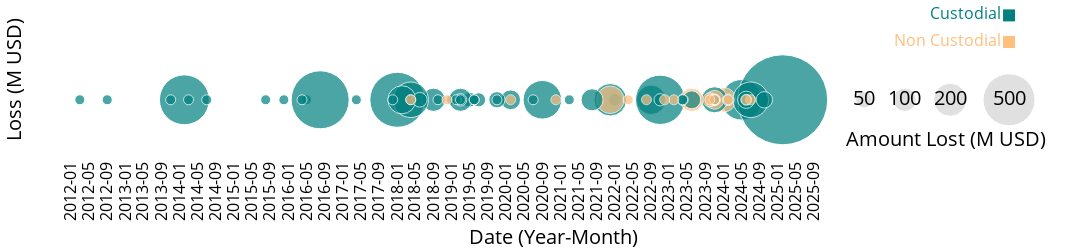

Notebook cell for this chart:
### Code cell
import pandas as pd
import plotly.graph_objects as go

# Load the CSV file
file_path = 'incidents.csv'  # Update with the correct file path if necessary
df = pd.read_csv(file_path)

# Data cleaning: Convert 'Funds Lost' to numeric and 'Date' to datetime
df['Funds Lost'] = df['Funds Lost'].str.replace(',', '').astype(float)
df['Date'] = pd.to_datetime(df['Date'], dayfirst=True)

# Generate four‑month intervals for each year to create period labels
df['Year'] = df['Date'].dt.year
df['Month'] = df['Date'].dt.month
df['Quarter'] = (df['Month'] - 1) // 4
df['Year-Month'] = (
    df['Year'].astype(str) + '-'
    + df['Quarter'].map({0: '01', 1: '05', 2: '09'})
)
df = df.sort_values(by=['Year', 'Quarter'])
df['Year-Month-Full'] = df['Date'].dt.strftime('%Y-%m')

# Ensure the dataset has a "Custody" column; if not, default all rows to "Non-Custodial"
if 'Custody' not in df.columns:
    df['Custody'] = "Non-Custodial"

# Separate the data into four‑month intervals and intermediate months
mask = df['Month'].isin([1, 5, 9])
four_df = df[mask].drop_duplicates(subset=['Year-Month'], keep='first').copy()
inter_df = df[~mask].copy()

# Generate a full range of period labels from min to max year
all_periods = pd.date_range(
    start=f"{df['Year'].min()}-01",
    end=f"{df['Year'].max()}-12",
    freq='4M'
).strftime('%Y-%m').tolist()
base = pd.DataFrame({'Year-Month': all_periods})

# Merge & sort (Code A approach)
full_df = (
    base
    .merge(four_df, on='Year-Month', how='left')
    .fillna({'Funds Lost': 0, 'Custody': "Non-Custodial"})
    .sort_values(by='Funds Lost', ascending=False)
)
inter_df = inter_df.sort_values(by='Funds Lost', ascending=False)

# Sizeref calculation (bubbles sized in M USD)
max_f = df['Funds Lost'].max() / 1e6
sizeref = 2. * max_f / (90**2)

# Colours
cust_col = "#008080"
noncust_col = "#FEBE7E"
colors_full = [cust_col if c == "Custodial" else noncust_col for c in full_df['Custody']]
colors_int  = [cust_col if c == "Custodial" else noncust_col for c in inter_df['Custody']]

# Build figure
fig = go.Figure()
y0 = -0.05

# Four‑month bubbles
fig.add_trace(go.Scatter(
    x=full_df['Year-Month'], y=[y0]*len(full_df),
    mode='markers',
    marker=dict(
        size=full_df['Funds Lost'] / 1e6,
        sizemode='area', sizeref=sizeref, sizemin=5,
        color=colors_full
    ),
    text=[
        f"Date: {ym}, Funds Lost: ${fund:.2f}M"
        for ym, fund in zip(full_df['Year-Month'], full_df['Funds Lost'] / 1e6)
    ],
    showlegend=False
))

# Intermediate bubbles
fig.add_trace(go.Scatter(
    x=inter_df['Year-Month-Full'], y=[y0]*len(inter_df),
    mode='markers',
    marker=dict(
        size=inter_df['Funds Lost'] / 1e6,
        sizemode='area', sizeref=sizeref, sizemin=5,
        color=colors_int
    ),
    text=[
        f"Date: {ym}, Funds Lost: ${fund:.2f}M"
        for ym, fund in zip(inter_df['Year-Month-Full'], inter_df['Funds Lost'] / 1e6)
    ],
    showlegend=False
))

# Custom bubble-size legend
legend_x = ['2026-08', '2027-05', '2028-03', '2029-04']
legend_sz = [50, 100, 200, 500]
legend_lbl= ['50', '100', '200', '500']

fig.add_trace(go.Scatter(
    x=legend_x, y=[y0]*len(legend_x),
    mode='markers+text',
    marker=dict(
        size=legend_sz, sizemode='area', sizeref=sizeref, sizemin=5,
        color="#D3D3D3"
#         4d4d4d
    ),
    text=legend_lbl,
    textposition='middle center',
    textfont=dict(size=20, color='black'),
    showlegend=False
))

# "Amount Lost" annotation
fig.add_annotation(
    x='2028-02', y=0.025, yref='paper',
    text="Amount Lost (M USD)",
    showarrow=False,
    font=dict(size=20, color='black')
)

# ——— Custody labels with square icons to the right of text ———
label_y = -0.355

# Custodial
fig.add_trace(go.Scatter(
    x=["2029-04"], y=[0.045],
    mode='text+markers',
    text=["Custodial"],
    textposition='middle left',      # text on left, marker on right
    textfont=dict(size=16, color=cust_col),
    marker=dict(symbol='square', size=12, color=cust_col),
    showlegend=False
))

# Non‑Custodial
fig.add_trace(go.Scatter(
    x=["2029-04"], y=[0.015],
    mode='text+markers',
    text=["Non Custodial"],
    textposition='middle left',
    textfont=dict(size=16, color=noncust_col),
    marker=dict(symbol='square', size=12, color=noncust_col),
    showlegend=False
))
# ————————————————————————————————————————————————————————————

# Layout
fig.update_layout(
    xaxis=dict(
        title='Date (Year-Month)',
        tickmode='array', tickvals=all_periods, ticktext=all_periods,
        tickangle=-90, tickfont=dict(size=16, color='black'),
        titlefont=dict(size=20, color='black')
    ),
    yaxis=dict(
        title='Loss (M USD)', visible=True, showticklabels=False,
        titlefont=dict(size=20, color='black'), title_standoff=0
    ),
    paper_bgcolor='white', plot_bgcolor='white',
    height=250, width=1100,
    margin=dict(l=0, r=0, t=0, b=0)
)

# Save & show
fig.write_image("Timeline_of_Wallet_Hacks.pdf", format='pdf', engine='kaleido', scale=8)

fig.show()

### Figure 1 — Plotly figure (JSON) as saved in the notebook; plotly's stock layout.template omitted (floating-point values rounded to 4 significant figures)
{"data": [{"marker": {"color": ["#008080", "#008080", "#008080", "#008080", "#FEBE7E", "#008080", "#008080", "#008080", "#008080", "#008080", "#008080", "#008080", "#008080", "#FEBE7E", "#FEBE7E", "#FEBE7E", "#FEBE7E", "#FEBE7E", "#FEBE7E", "#FEBE7E", "#FEBE7E", "#FEBE7E", "#FEBE7E", "#FEBE7E", "#FEBE7E", "#FEBE7E", "#FEBE7E", "#FEBE7E", "#FEBE7E", "#FEBE7E", "#FEBE7E", "#FEBE7E", "#FEBE7E", "#FEBE7E", "#FEBE7E", "#FEBE7E", "#FEBE7E", "#FEBE7E", "#FEBE7E", "#FEBE7E", "#FEBE7E", "#FEBE7E"], "size": [560, 305, 275, 160, 112.5, 100, 52, 40, 30, 8, 2.14, 0.25, 0.027, 0, 0, 0, 0, 0, 0, 0, 0, 0, 0, 0, 0, 0, 0, 0, 0, 0, 0, 0, 0, 0, 0, 0, 0, 0, 0, 0, 0, 0], "sizemin": 5, "sizemode": "area", "sizeref": 0.3704}, "mode": "markers", "showlegend": false, "text": ["Date: 2018-01, Funds Lost: $560.00M", "Date: 2024-05, Funds Lost: $305.00M", "Date: 2020-09, Funds Lost: $275.00M", "Date: 2022-09, Funds Lost: $160.00M", "Date: 2024-01, Funds Lost: $112.50M", "Date: 2018-09, Funds Lost: $100.00M", "Date: 2024-09, Funds Lost: $52.00M", "Date: 2019-05, Funds Lost: $40.00M", "Date: 2022-01, Funds Lost: $30.00M", "Date: 2023-09, Funds Lost: $8.00M", "Date: 2016-05, Funds Lost: $2.14M", "Date: 2012-09, Funds Lost: $0.25M", "Date: 2019-01, Funds Lost: $0.03M", "Date: 2023-05, Funds Lost: $0.00M", "Date: 2023-01, Funds Lost: $0.00M", "Date: 2020-01, Funds Lost: $0.00M", "Date: 2022-05, Funds Lost: $0.00M", "Date: 2021-09, Funds Lost: $0.00M", "Date: 2021-05, Funds Lost: $0.00M", "Date: 2021-01, Funds Lost: $0.00M", "Date: 2025-01, Funds Lost: $0.00M", "Date: 2025-05, Funds Lost: $0.00M", "Date: 2020-05, Funds Lost: $0.00M", "Date: 2012-01, Funds Lost: $0.00M", "Date: 2019-09, Funds Lost: $0.00M", "Date: 2012-05, Funds Lost: $0.00M", "Date: 2013-01, Funds Lost: $0.00M", "Date: 2013-05, Funds Lost: $0.00M", "Date: 2013-09, Funds Lost: $0.00M", "Date: 2014-01, Funds Lost: $0.00M", "Date: 2014-05, Funds Lost: $0.00M", "Date: 2014-09, Funds Lost: $0.00M", "Date: 2015-01, Funds Lost: $0.00M", "Date: 2015-05, Funds Lost: $0.00M", "Date: 2015-09, Funds Lost: $0.00M", "Date: 2016-01, Funds Lost: $0.00M", "Date: 2016-09, Funds Lost: $0.00M", "Date: 2017-01, Funds Lost: $0.00M", "Date: 2017-05, Funds Lost: $0.00M", "Date: 2017-09, Funds Lost: $0.00M", "Date: 2018-05, Funds Lost: $0.00M", "Date: 2025-09, Funds Lost: $0.00M"], "type": "scatter", "x": ["2018-01", "2024-05", "2020-09", "2022-09", "2024-01", "2018-09", "2024-09", "2019-05", "2022-01", "2023-09", "2016-05", "2012-09", "2019-01", "2023-05", "2023-01", "2020-01", "2022-05", "2021-09", "2021-05", "2021-01", "2025-01", "2025-05", "2020-05", "2012-01", "2019-09", "2012-05", "2013-01", "2013-05", "2013-09", "2014-01", "2014-05", "2014-09", "2015-01", "2015-05", "2015-09", "2016-01", "2016-09", "2017-01", "2017-05", "2017-09", "2018-05", "2025-09"], "y": [-0.05, -0.05, -0.05, -0.05, -0.05, -0.05, -0.05, -0.05, -0.05, -0.05, -0.05, -0.05, -0.05, -0.05, -0.05, -0.05, -0.05, -0.05, -0.05, -0.05, -0.05, -0.05, -0.05, -0.05, -0.05, -0.05, -0.05, -0.05, -0.05, -0.05, -0.05, -0.05, -0.05, -0.05, -0.05, -0.05, -0.05, -0.05, -0.05, -0.05, -0.05, -0.05]}, {"marker": {"color": ["#008080", "#008080", "#008080", "#008080", "#008080", "#008080", "#008080", "#008080", "#FEBE7E", "#008080", "#FEBE7E", "#008080", "#008080", "#008080", "#FEBE7E", "#008080", "#008080", "#008080", "#008080", "#008080", "#FEBE7E", "#008080", "#008080", "#008080", "#FEBE7E", "#008080", "#008080", "#008080", "#008080", "#FEBE7E", "#008080", "#008080", "#FEBE7E", "#FEBE7E", "#008080", "#FEBE7E", "#FEBE7E", "#FEBE7E", "#FEBE7E", "#FEBE7E", "#FEBE7E", "#008080", "#008080", "#008080", "#FEBE7E", "#008080", "#FEBE7E", "#008080", "#008080", "#008080", "#FEBE7E", "#008080", "#008080", "#008080", "#008080", "#FEBE7E", "#FEBE7E", "#008080", "#008080", "#FEBE7E", "#008080", "#008080", "#008080"], "size": [1500, 623, 460, 450, 235, 234, 196, 146, 140, 126, 100, 99, 90, 72.5, 66, 60, 55, 50, 49, 40, 37, 36.5, 29, 28, 27, 26.1, 23, 22, 16, 16, 13.6, 13, 12, 10, 9.5, 9.2, 8, 8, 8, 8, 7, 6, 5.7, 5.3, 5.1, 5, 5, 4.5, 3.5, 3.1, 2.3, 2, 1.65, 1.4, 1, 0.75, 0.65, 0.5, 0.23, 0.15, 0.1, 0.09, 0.05], "sizemin": 5, "sizemode": "area", "sizeref": 0.3704}, "mode": "markers", "showlegend": false, "text": ["Date: 2025-02, Funds Lost: $1500.00M", "Date: 2016-08, Funds Lost: $623.00M", "Date: 2014-02, Funds Lost: $460.00M", "Date: 2022-11, Funds Lost: $450.00M", "Date: 2024-07, Funds Lost: $235.00M", "Date: 2018-04, Funds Lost: $234.00M", "Date: 2021-12, Funds Lost: $196.00M", "Date: 2018-02, Funds Lost: $146.00M", "Date: 2021-12, Funds Lost: $140.00M", "Date: 2023-11, Funds Lost: $126.00M", "Date: 2023-06, Funds Lost: $100.00M", "Date: 2019-03, Funds Lost: $99.00M", "Date: 2021-08, Funds Lost: $90.00M", "Date: 2020-02, Funds Lost: $72.50M", "Date: 2023-11, Funds Lost: $66.00M", "Date: 2023-06, Funds Lost: $60.00M", "Date: 2024-06, Funds Lost: $55.00M", "Date: 2024-10, Funds Lost: $50.00M", "Date: 2019-11, Funds Lost: $49.00M", "Date: 2018-06, Funds Lost: $40.00M", "Date: 2023-10, Funds Lost: $37.00M", "Date: 2019-07, Funds Lost: $36.50M", "Date: 2019-03, Funds Lost: $29.00M", "Date: 2022-11, Funds Lost: $28.00M", "Date: 2023-11, Funds Lost: $27.00M", "Date: 2024-02, Funds Lost: $26.10M", "Date: 2023-04, Funds Lost: $23.00M", "Date: 2024-06, Funds Lost: $22.00M", "Date: 2019-02, Funds Lost: $16.00M", "Date: 2023-11, Funds Lost: $16.00M", "Date: 2023-11, Funds Lost: $13.60M", "Date: 2023-04, Funds Lost: $13.00M", "Date: 2023-11, Funds Lost: $12.00M", "Date: 2024-02, Funds Lost: $10.00M", "Date: 2019-06, Funds Lost: $9.50M", "Date: 2023-02, Funds Lost: $9.20M", "Date: 2020-12, Funds Lost: $8.00M", "Date: 2022-08, Funds Lost: $8.00M", "Date: 2022-12, Funds Lost: $8.00M", "Date: 2024-07, Funds Lost: $8.00M", "Date: 2023-10, Funds Lost: $7.00M", "Date: 2018-10, Funds Lost: $6.00M", "Date: 2021-03, Funds Lost: $5.70M", "Date: 2017-04, Funds Lost: $5.30M", "Date: 2024-02, Funds Lost: $5.10M", "Date: 2015-12, Funds Lost: $5.00M", "Date: 2024-06, Funds Lost: $5.00M", "Date: 2019-06, Funds Lost: $4.50M", "Date: 2018-04, Funds Lost: $3.50M", "Date: 2020-07, Funds Lost: $3.10M", "Date: 2020-02, Funds Lost: $2.30M", "Date: 2014-07, Funds Lost: $2.00M", "Date: 2015-08, Funds Lost: $1.65M", "Date: 2017-12, Funds Lost: $1.40M", "Date: 2019-03, Funds Lost: $1.00M", "Date: 2018-12, Funds Lost: $0.75M", "Date: 2022-04, Funds Lost: $0.65M", "Date: 2019-11, Funds Lost: $0.50M", "Date: 2016-04, Funds Lost: $0.23M", "Date: 2018-04, Funds Lost: $0.15M", "Date: 2013-11, Funds Lost: $0.10M", "Date: 2012-03, Funds Lost: $0.09M", "Date: 2014-03, Funds Lost: $0.05M"], "type": "scatter", "x": ["2025-02", "2016-08", "2014-02", "2022-11", "2024-07", "2018-04", "2021-12", "2018-02", "2021-12", "2023-11", "2023-06", "2019-03", "2021-08", "2020-02", "2023-11", "2023-06", "2024-06", "2024-10", "2019-11", "2018-06", "2023-10", "2019-07", "2019-03", "2022-11", "2023-11", "2024-02", "2023-04", "2024-06", "2019-02", "2023-11", "2023-11", "2023-04", "2023-11", "2024-02", "2019-06", "2023-02", "2020-12", "2022-08", "2022-12", "2024-07", "2023-10", "2018-10", "2021-03", "2017-04", "2024-02", "2015-12", "2024-06", "2019-06", "2018-04", "2020-07", "2020-02", "2014-07", "2015-08", "2017-12", "2019-03", "2018-12", "2022-04", "2019-11", "2016-04", "2018-04", "2013-11", "2012-03", "2014-03"], "y": [-0.05, -0.05, -0.05, -0.05, -0.05, -0.05, -0.05, -0.05, -0.05, -0.05, -0.05, -0.05, -0.05, -0.05, -0.05, -0.05, -0.05, -0.05, -0.05, -0.05, -0.05, -0.05, -0.05, -0.05, -0.05, -0.05, -0.05, -0.05, -0.05, -0.05, -0.05, -0.05, -0.05, -0.05, -0.05, -0.05, -0.05, -0.05, -0.05, -0.05, -0.05, -0.05, -0.05, -0.05, -0.05, -0.05, -0.05, -0.05, -0.05, -0.05, -0.05, -0.05, -0.05, -0.05, -0.05, -0.05, -0.05, -0.05, -0.05, -0.05, -0.05, -0.05, -0.05]}, {"marker": {"color": "#D3D3D3", "size": [50, 100, 200, 500], "sizemin": 5, "sizemode": "area", "sizeref": 0.3704}, "mode": "markers+text", "showlegend": false, "text": ["50", "100", "200", "500"], "textfont": {"color": "black", "size": 20}, "textposition": "middle center", "type": "scatter", "x": ["2026-08", "2027-05", "2028-03", "2029-04"], "y": [-0.05, -0.05, -0.05, -0.05]}, {"marker": {"color": "#008080", "size": 12, "symbol": "square"}, "mode": "text+markers", "showlegend": false, "text": ["Custodial"], "textfont": {"color": "#008080", "size": 16}, "textposition": "middle left", "type": "scatter", "x": ["2029-04"], "y": [0.045]}, {"marker": {"color": "#FEBE7E", "size": 12, "symbol": "square"}, "mode": "text+markers", "showlegend": false, "text": ["Non Custodial"], "textfont": {"color": "#FEBE7E", "size": 16}, "textposition": "middle left", "type": "scatter", "x": ["2029-04"], "y": [0.015]}], "layout": {"annotations": [{"font": {"color": "black", "size": 20}, "showarrow": false, "text": "Amount Lost (M USD)", "x": "2028-02", "y": 0.025, "yref": "paper"}], "height": 250, "margin": {"b": 0, "l": 0, "r": 0, "t": 0}, "paper_bgcolor": "white", "plot_bgcolor": "white", "width": 1100, "xaxis": {"tickangle": -90, "tickfont": {"color": "black", "size": 16}, "tickmode": "array", "ticktext": ["2012-01", "2012-05", "2012-09", "2013-01", "2013-05", "2013-09", "2014-01", "2014-05", "2014-09", "2015-01", "2015-05", "2015-09", "2016-01", "2016-05", "2016-09", "2017-01", "2017-05", "2017-09", "2018-01", "2018-05", "2018-09", "2019-01", "2019-05", "2019-09", "2020-01", "2020-05", "2020-09", "2021-01", "2021-05", "2021-09", "2022-01", "2022-05", "2022-09", "2023-01", "2023-05", "2023-09", "2024-01", "2024-05", "2024-09", "2025-01", "2025-05", "2025-09"], "tickvals": ["2012-01", "2012-05", "2012-09", "2013-01", "2013-05", "2013-09", "2014-01", "2014-05", "2014-09", "2015-01", "2015-05", "2015-09", "2016-01", "2016-05", "2016-09", "2017-01", "2017-05", "2017-09", "2018-01", "2018-05", "2018-09", "2019-01", "2019-05", "2019-09", "2020-01", "2020-05", "2020-09", "2021-01", "2021-05", "2021-09", "2022-01", "2022-05", "2022-09", "2023-01", "2023-05", "2023-09", "2024-01", "2024-05", "2024-09", "2025-01", "2025-05", "2025-09"], "title": {"font": {"color": "black", "size": 20}, "text": "Date (Year-Month)"}}, "yaxis": {"showticklabels": false, "title": {"font": {"color": "black", "size": 20}, "standoff": 0, "text": "Loss (M USD)"}, "visible": true}}}
